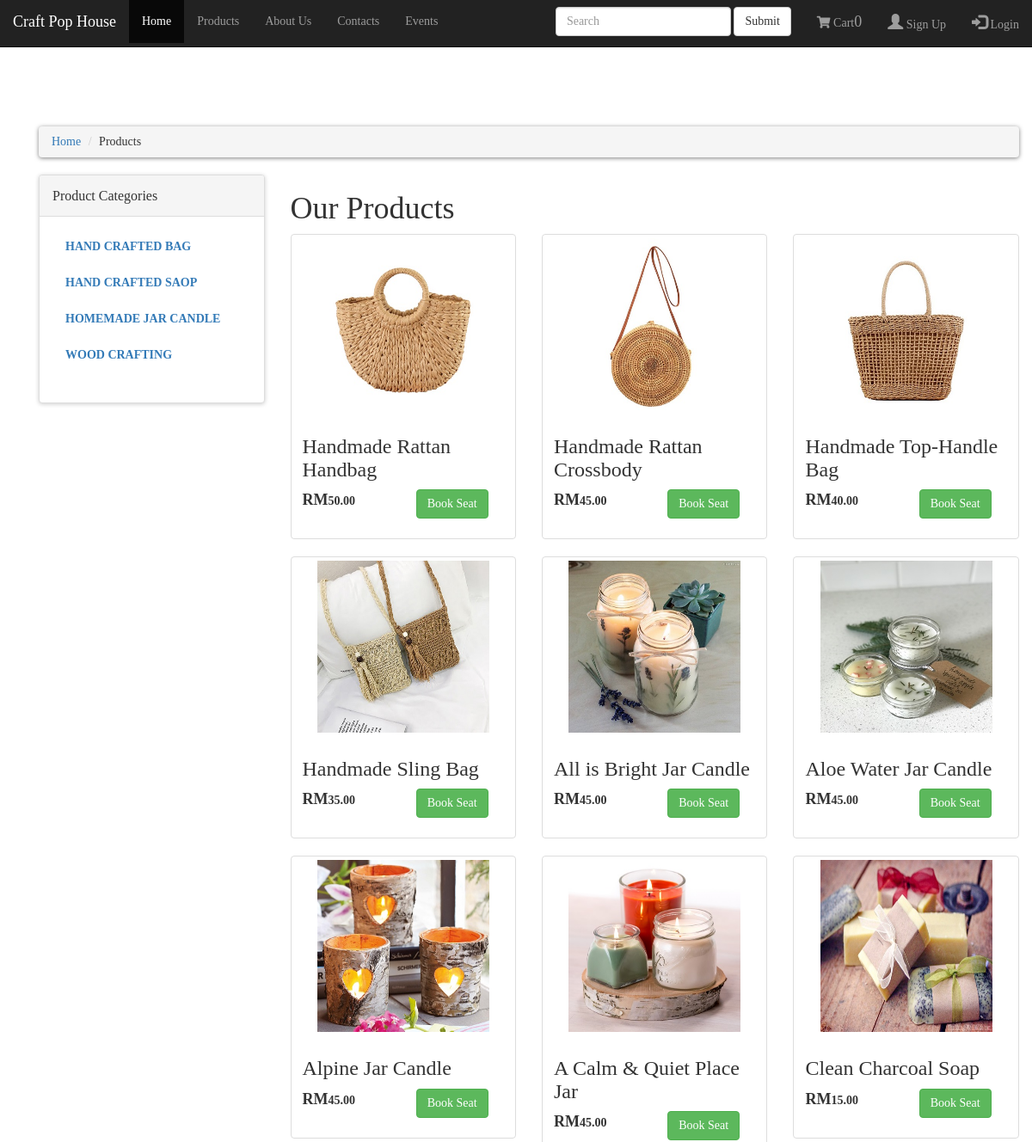
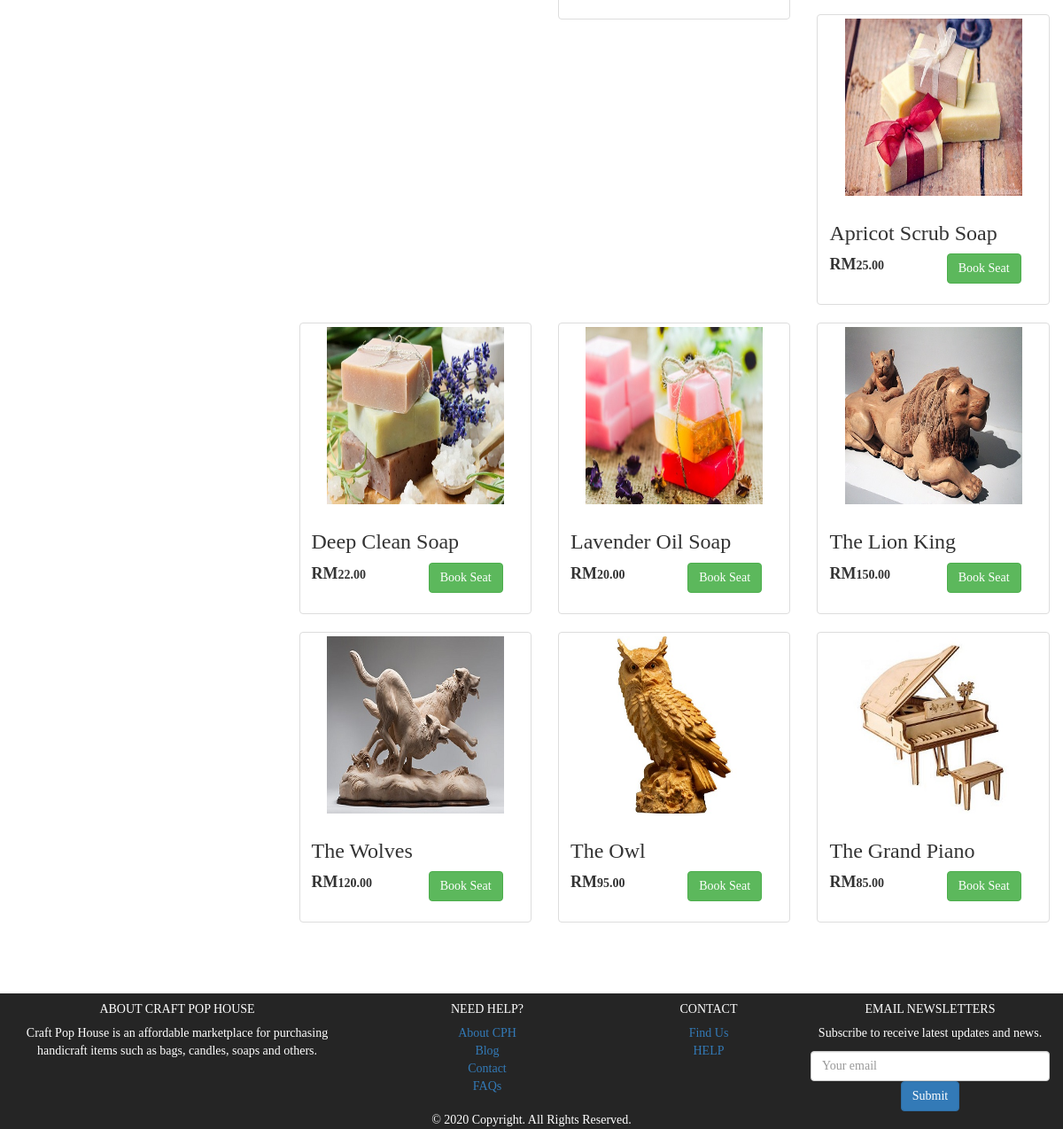
/products.php, run on the app's committed database (2 pictures, top to bottom).
### tables this page shows
CREATE TABLE `products_categories` (
  `product_category_id` int(10) NOT NULL,
  `product_category_title` text NOT NULL,
  `product_category_desc` text NOT NULL
);

CREATE TABLE `products` (
  `product_id` int(11) NOT NULL,
  `product_category_id` int(11) NOT NULL,
  `product_title` text NOT NULL,
  `product_img` text NOT NULL,
  `product_price` text NOT NULL,
  `product_description` text NOT NULL
);

### classes/cart.class.php (called while the page is built, shortened)
<?php
    class cart {
        private $cid;
        public $dbConn;
        function setCid($cid) { $this->cid = $cid; }
        public function __construct($conn) {
            $this->dbConn = $conn;
        }
        public function getAllCartItems() {
            $sql  = "SELECT c.*, p.product_price, p.product_img FROM cart c JOIN products p on c.pid = p.product_id WHERE cid = :cid";
            $stmt = $this->dbConn->prepare($sql);
            $stmt->bindParam('cid', $this->cid);
            $stmt->execute();
            $carts = $stmt->fetchAll(PDO::FETCH_ASSOC);
            return $carts;
        }
    }
?>

### classes/products.class.php (called while the page is built, shortened)
<?php
	class product {
		public $dbConn;
		public function __construct($conn) {
            $this->dbConn = $conn;
        }
		public function getAllProducts() {
			$sql  = "SELECT * FROM products";
			$stmt = $this->dbConn->prepare($sql);
			$stmt->execute();
			$products = $stmt->fetchAll(PDO::FETCH_ASSOC);
			return $products;
		}
	}
 ?>

### products.php (the view, shortened to what this page needs)
<?php
	include("function.php");
?>
<!DOCTYPE html>
<html lang="en">
<head>
	<link rel="stylesheet" type="text/css" href="styles/category.css">
	<link href="styles/cart.css" rel="stylesheet" type="text/css">
	<link rel="stylesheet" href="https://maxcdn.bootstrapcdn.com/bootstrap/3.4.1/css/bootstrap.min.css">
    <link rel="stylesheet" href="https://cdnjs.cloudflare.com/ajax/libs/font-awesome/5.8.2/css/all.css" />
</head>
<body>
	<br>
	<br><br><br><br>
	<?php
		include "includes/nav_header.php";
	?>
	<div class="container">
		<?php
            $db   = new DbConnect();
            $conn = $db->connect();
		?>
		<div id="content">
			<div class='container'>
				<div class="row">
					<div class="col-md-10 col-md-offset-1">
					</div>
				<div class="col-md-12">
					<ul class="breadcrumb">
						<li><a href="code.php">Home</a></li>
						<li>Products</li>
					</ul>
				</div>
				<div class="col-md-3">
					<?php
					include("includes/sidebar.php");
					?>
				</div>
				<div class="col-md-9">
					<?php
						if(!isset($_GET['category'])){
						echo "
						<div class='box'>
							<h1>Our Products</h1>
						</div>
						";
						}
					?>
						<div class="row">
						<?php
							require 'classes/products.class.php';
							$objProduct = new product($conn);
							$products = $objProduct->getAllProducts();
							foreach ($products as $key => $product){
								if(!isset($_GET['category'])){
							?>
							<div class="col-sm-6 col-md-4">
								<div class="thumbnail">
								  <img src="images/<?= $product['product_img']; ?>" alt="" style="width: 200px; height: 200px;">
								  <div class="caption">
									<h3><?= $product['product_title']; ?></h3>
									<p>
										<div class="row">
											<div class="col-sm-6 col-md-6">
												<strong> <span style="font-size: 18px;">RM</span><?= number_format( $product['product_price'], 2 ); ?></strong>
											</div>
											<div class="col-sm-6 col-md-6">
												<?php
													$disButton = "";
												 ?>
												<button id="cartBtn_<?=$product['product_id'];?>" <?php echo $disButton; ?> class="btn btn-success" onclick="addToCart(<?=$product['product_id'];?>, this.id); check_login(); " role="button">Book Seat</button>
											</div>
										</div>
									</p>
								  </div>
								</div>
							  </div>
							<?php }} ?>
						</div>
				</div>
				</div>
			</div>
		</div>
	</div>
	<?php
		include "includes/footer.php";
	?>
</body>
</html>

### includes/nav_header.php (shortened to what this page needs)
<?php
	echo '<nav class="navbar navbar-fixed-top navbar-inverse">
			<div class="container-fluid">
				<div class="navbar-header">
				<a class="navbar-brand" href="index.php">Craft Pop House</a>
				</div>
				<ul class="nav navbar-nav">
					<li class="active"><a href="index.php">Home</a></li>
					<li><a href="products.php">Products</a></li>
					<li><a href="aboutus.php">About Us</a></li>
					<li><a href="contacts.php">Contacts</a></li>
					<li><a href="events.php">Events</a></li>
				</ul>';
				if(isset($_SESSION['user']))
				{
					echo '<ul class="nav navbar-nav navbar-right">
							  <li class="dropdown"><a class="dropdown-toggle" data-toggle="dropdown" href="#">'; echo $_SESSION["user"]["username"]; echo' <span class="caret"></span></a>
								<ul class="dropdown-menu">
								  <li><a href="#">Update Account</a></li>
								</ul>
							  </li>
							  <li><a href="logout.php"><span class="glyphicon glyphicon-log-in"></span> Sign Out</a></li>
						</ul>';
				}
				else
				{
					echo '<ul class="nav navbar-nav navbar-right">
							  <li><a href="registration.php"><span class="glyphicon glyphicon-user"></span> Sign Up</a></li>
							  <li><a href="login.php"><span class="glyphicon glyphicon-log-in"></span> Login</a></li>
						</ul>';
				}
				echo '<ul class="nav navbar-nav navbar-right">
						<li>
							<a href="cart.php" class="nav-item nav-link active">
							<i class="fas fa-shopping-cart"></i> Cart';
								$db   = new DbConnect();
								$conn = $db->connect();
								require 'classes/cart.class.php';
								$objCart = new cart($conn);
								$objCart->setCid($_SESSION['cid']);
								$cartItems = $objCart->getAllCartItems();
								$count = count($cartItems);
								echo "<span id=\"itemCount\" class=\"text-white\">$count</span>";
					echo '</a>
						</li>
					</ul>';
				echo '<form class="navbar-form navbar-right" action="/action_page.php">
						  <div class="form-group">
							<input type="text" class="form-control" placeholder="Search" name="search">
						  </div>
						  <button type="submit" class="btn btn-default">Submit</button>
					</form>';
			echo '</div>
		</nav>';
?>

### includes/sidebar.php
<div class="panel panel-default sidebar-menu">
	<div class="panel-heading">
		<h3 class="panel-title">Product Categories </h3>
	</div>
	<div class="panel-body">
		<ul class="nav nav-pills nav-stacked category-menu">
		<?php getCategory();?>
		</ul>
	</div>
</div>

### function.php (shortened to what this page needs)
<?php
	$connection=mysqli_connect('localhost','root','','cph');
	function getCategory()
	{
		global $connection;
		$get_category = "select * from products_categories";
		$run_category =mysqli_query($connection,$get_category);
		while($row_category=mysqli_fetch_array($run_category))
		{
			$category_id = $row_category['product_category_id'];
			$category_title = $row_category['product_category_title'];
			echo "
				<li>
					<a href='products.php?category=$category_id'>$category_title</a>
				</li>
			";
		}
	}
?>

### includes/footer.php
<?php
	echo '
	<footer class="page-footer font-small blue pt-4">
	  <div class="container-fluid text-center text-md-left">
		<div class="row">
			<div class="col-md-4 mt-md-0 mt-3" id="about">
			<h5 class="text-uppercase">About Craft Pop House</h5>
			<p>Craft Pop House is an affordable marketplace for purchasing handicraft items such as bags, candles, soaps and others.</p>
			</div>
			<div class="col-md-3">
			<h5 class="text-uppercase">Need Help?</h5>
			<ul class="list-unstyled">
			  <li>
				<a href="#!">About CPH</a>
			  </li>
			  <li>
				<a href="#!">Blog</a>
			  </li>
			  <li>
				<a href="#!">Contact</a>
			  </li>
			  <li>
				<a href="#!">FAQs</a>
			  </li>
			</ul>
		  </div>
		  <div class="col-md-2">
			<h5 class="text-uppercase">CONTACT</h5>
			<ul class="list-unstyled">
			  <li>
				<a href="#!">Find Us</a>
			  </li>
			  <li>
				<a href="#!">HELP</a>
			  </li>
			</ul>
		  </div>
		  <div class="col-md-3">
			<h5 class="text-uppercase">Email NewsLetters</h5>
			<p class="subscribe">Subscribe to receive latest updates and news.</p>
			<input type="text" class="form-control" placeholder="Your email"
			aria-label="Your email" aria-describedby="basic-addon2">
			<button class="btn btn-primary" id="submit-footer" type="submit">Submit</button>
		  </div>
		</div>
		</div>
		<div class="footer-copyright text-center py-3">© 2020 Copyright. All Rights Reserved.
		</div>
	</footer>
	';
?>

### styles/category.css (style rules this page uses)
* { font-family: Quicksand; }
body { background: #fff; }
.breadcrumb { margin-top: 4%; }
input { margin-bottom: 10px; }
footer { margin-top: 5%; background-color:#252525; color: white; }
.breadcrumb { padding:8px 15px; margin-bottom:20px; background:#ffffff; box-shadow:0px 1px 5px rgba(0,0,0, .5); border-radius:5px; }
.breadcrumb>li +li:before { content:">/00a0"; color:#cccccc; }
#content .panel.sidebar-menu { box-sizing:border-box; box-shadow:0px 1px 5px rgba(0,0,0, .2); }
#content .panel.sidebar-menu ul.nav.category-menu { margin-bottom:20px; }
#content .panel.sidebar-menu ul.nav.category-menu li a { text-transform:uppercase; font-weight:600; }
#content .panel.sidebar-menu h3 { padding:5px 0px; margin:0px; }

### styles/cart.css (style rules this page uses)
* { font-family: Quicksand; }
img { max-width: 100%; height: auto; background: lightblue; background: radial-gradient(white 30%, lightblue 70%); }
footer { margin-top: 5%; background-color:#252525; color: white; }
html, body { height: 100%; }
body { display: flex; flex-direction: column; }

### products.php (style rules this page uses)
.glyphicon, #itemCount { font-size: 18px; }

### data on the page
products_categories: product_category_title "HAND CRAFTED BAG"
products_categories: product_category_title "HAND CRAFTED SAOP"
products_categories: product_category_title "HOMEMADE JAR CANDLE"
products_categories: product_category_title "WOOD CRAFTING"
products: product_img (picture), product_title "Handmade Rattan Handbag", product_price "50.00"
products: product_img (picture), product_title "Handmade Rattan Crossbody", product_price "45.00"
products: product_img (picture), product_title "Handmade Top-Handle Bag", product_price "40.00"
products: product_img (picture), product_title "Handmade Sling Bag", product_price "35.00"
products: product_img (picture), product_title "All is Bright Jar Candle", product_price "45.00"
products: product_img (picture), product_title "Aloe Water Jar Candle", product_price "45.00"
products: product_img (picture), product_title "Alpine Jar Candle", product_price "45.00"
products: product_img (picture), product_title "A Calm & Quiet Place Jar", product_price "45.00"
products: product_img (picture), product_title "Clean Charcoal Soap", product_price "15.00"
products: product_img (picture), product_title "Apricot Scrub Soap", product_price "25.00"
products: product_img (picture), product_title "Deep Clean Soap", product_price "22.00"
products: product_img (picture), product_title "Lavender Oil Soap", product_price "20.00"
products: product_img (picture), product_title "The Lion King", product_price "150.00"
products: product_img (picture), product_title "The Wolves", product_price "120.00"
products: product_img (picture), product_title "The Owl", product_price "95.00"
products: product_img (picture), product_title "The Grand Piano", product_price "85.00"

### other printed values
$count "0"
